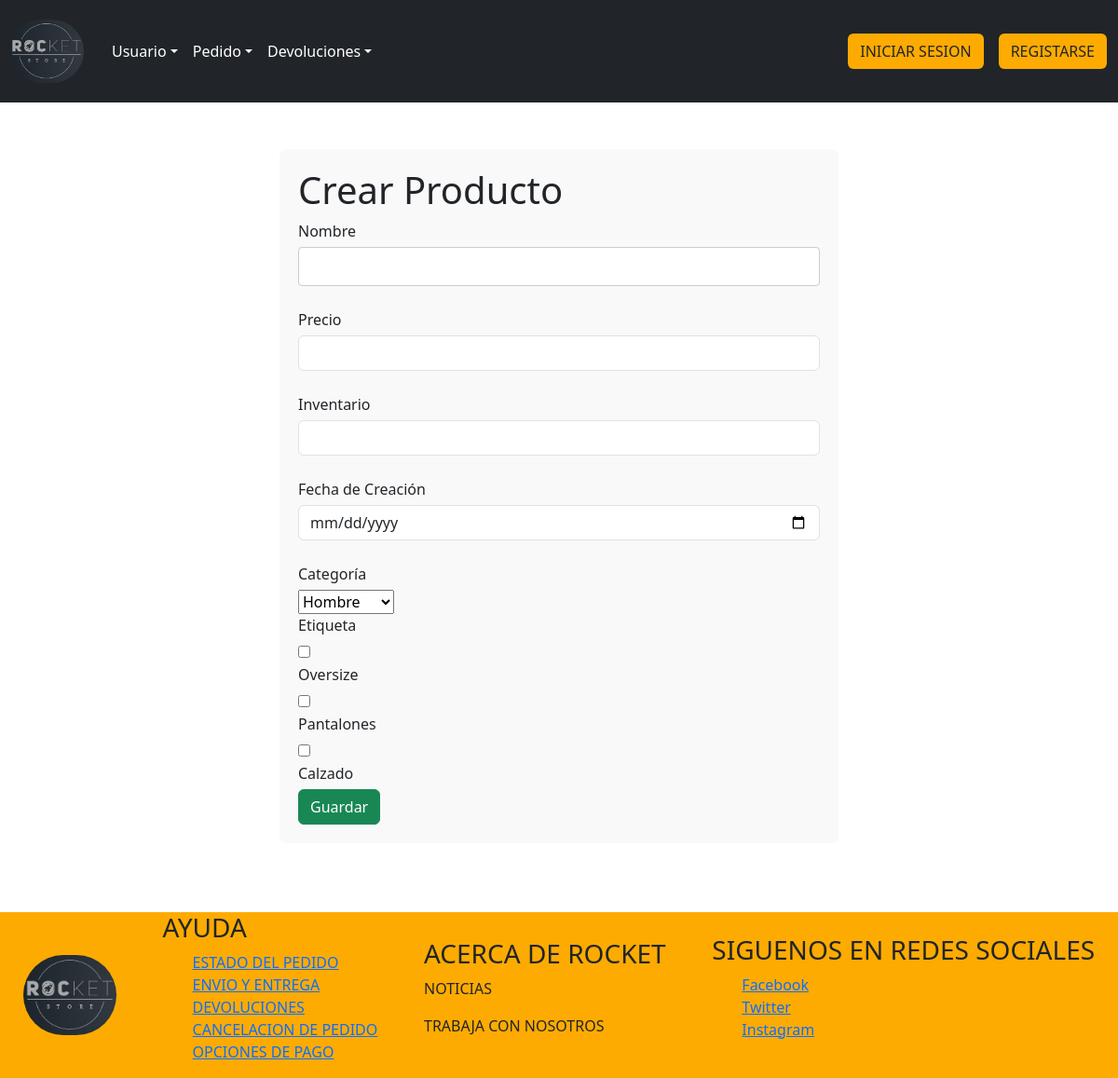
The app's page /productos_form/ with its own data.
### tienda/models.py (models this page shows, shortened)
class SubCategoriaEtiqueta(models.Model):
	nombre = models.CharField(max_length=254)
	id_categoria_etiqueta = models.ForeignKey(CategoriaEtiqueta, on_delete=models.DO_NOTHING)

### tienda/views.py (the view)
# urls.py: path("productos_form/", views.productos_form, name="productos_form"),
def productos_form(request):
	q = CategoriaEtiqueta.objects.all()
	e = SubCategoriaEtiqueta.objects.all()
	contexto = {"data": q, "etiqueta": e}
	return render(request, "tienda/productos/productos_form.html", contexto)

### tienda/templates/tienda/productos/productos_form.html (shortened to what this page needs)
{% extends 'tienda/inicio/base.html' %}
{% load static %}
{% block contenedor %}
    <div class="container">
        <h1 class="titul">Crear Producto</h1>
        <form class="productos"action="{% url 'productos_crear' %}" method="post">
            <label >Nombre</label>
            <input class="form-control" type="text" name="nombre" /><br>
            <label>Precio</label>
            <input class="form-control" type="number" name="precio" /><br>
            <label >Inventario</label>
            <input class="form-control" type="number" name="inventario" /><br>
            <label>Fecha de Creación</label>
            <input class="form-control" type="date" name="fecha_creacion" /><br>
            <label class="">Categoría</label>
            <select class="" name="categoria">
                {% for c in data %}
                    <option value="{{ c.id }}">{{ c.nombre }}</option>
                {% endfor %}
            </select>
            <label class="etiqueta">Etiqueta</label>
            {% for e in etiqueta %}
            <div>
                <input class="" type="checkbox" name="etiqueta" value="{{ e.id }}">
                <label for="nombre"> {{ e.nombre }} </label>
            </div>
            {% endfor %}
            <button type="submit" class="btn btn-success">Guardar</button>
        </form>
    </div>
{% endblock %}

### tienda/static/tienda/css/devoluciones.css (style rules this page uses)
.container { max-width: 600px; margin: 50px auto; padding: 20px; background-color: #f9f9f9; border-radius: 8px; }
label { display: block; margin-bottom: 5px; }
input[type="text"], input[type="email"], input[type="tel"], textarea { width: 100%; padding: 8px; border: 1px solid #ccc; border-radius: 4px; }
button { background-color: #4caf50; color: #fff; border: none; padding: 10px 20px; border-radius: 4px; cursor: pointer; }
.etiqueta { display: flex; flex-direction: column; justify-content: space-around; }

### records on screen
SubCategoriaEtiqueta: nombre "Oversize"
SubCategoriaEtiqueta: nombre "Pantalones"
SubCategoriaEtiqueta: nombre "Calzado"

### other values on screen
form field categoria "Hombre"
